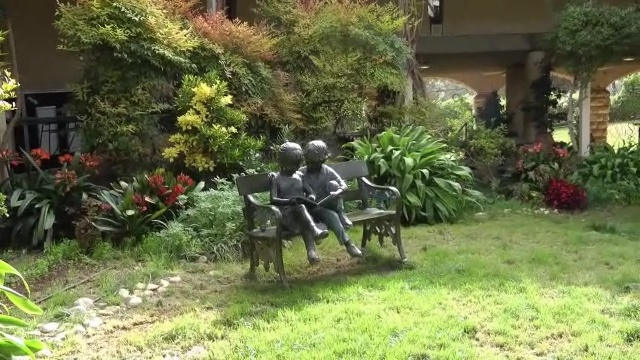
#> input picture video_frames/102.jpg, 640 x 360 px, given in place of 1.png, which was not available
$ python '特征点匹配.py'
#> lines starting #> are read from the running program, lines starting #| are printed output that depends on the picture; after the words box and inside, x2 and y2 are one past the last pixel; in counts of white or black regions, pixels touching at a corner belong together; pictures that were not available may be replaced by others from this repository, and a replacement may not be noted
import numpy as np
import cv2
from matplotlib import pyplot as plt

img2 = cv2.imread('1.png', 0)
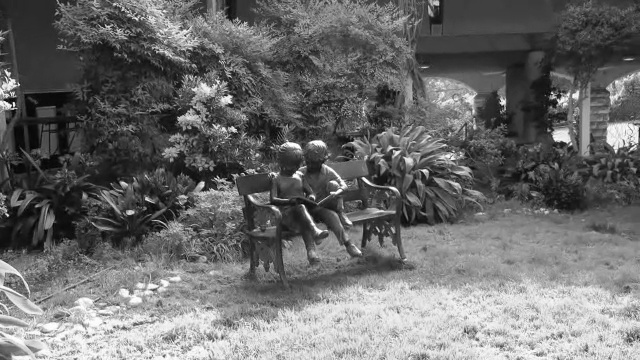
#> img2: shape (360, 640); min 2, max 255, mean 108.8
img1 = cv2.imread('2.png', 0)
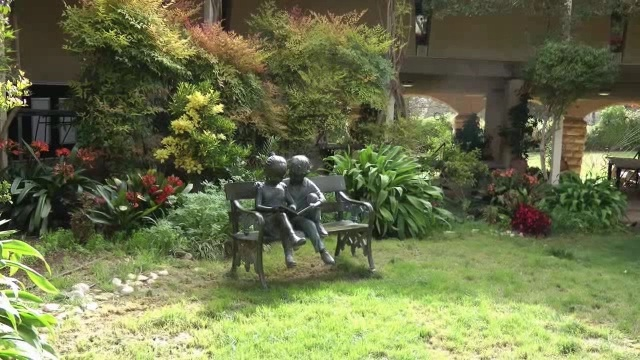
#> input picture video_frames/2.jpg, 640 x 360 px, given in place of 2.png, which was not available
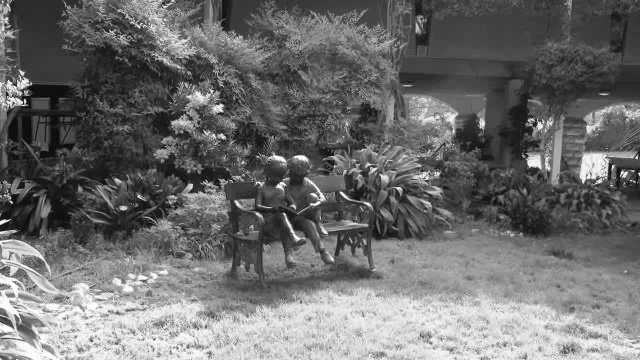
#> img1: shape (360, 640); min 3, max 255, mean 109.5
src_img1 = cv2.imread('1.png', 1)
#> src_img1 is the input picture: shape (360, 640, 3); mean B, G, R 73.1, 115.7, 108.7
src_img2 = cv2.imread('2.png', 1)
#> src_img2 is the input picture: shape (360, 640, 3); mean B, G, R 75.4, 116.3, 109.2

match_num = 600
threshold = 1000
orb = cv2.ORB_create()

kp1, des1 = orb.detectAndCompute(img1, None)
#> kp1 = 500 keypoints; strongest (x, y, size): (282, 183, 31), (399, 187, 31), (539, 124, 31), (277, 186, 31)
kp2, des2 = orb.detectAndCompute(img2, None)
#> kp2 = 500 keypoints; strongest (x, y, size): (558, 100, 31), (394, 151, 31), (294, 176, 31), (298, 172, 31)

bf = cv2.BFMatcher(cv2.NORM_HAMMING, crossCheck=True)

matches = bf.match(des1, des2)
#> matches = 275 matches

# 根据距离排序
matches_list = sorted(matches, key=lambda x: x.distance)
#> matches_list = 275 matches

#以下m_data为一个 cv2.DMatch对象
# m_data.queryIdx  代表特征模板（也就是这里的s.bmp）特征点的索引
# m_data.trainIdx  代表特征点在另一张图像(这里的b.bmp)中相匹配的特征点的索引
# m_data.distance 代表对应特征点之间的欧氏距离，越小表明匹配度越高
# m_data.imgIdx  代表进行匹配图像的索引，如已知一幅图像的sift描述子，与其他十幅图像的描述子进行匹配，找最相似的图像，则imgIdx此时就有用了。
#以下 为一个 cv2.KeyPoint 对象， pt返回坐标
# (int(cnt[0]), int(cnt[1])) 就是得到的对应点的坐标

for m_data in matches[:match_num]:
    if m_data.distance < threshold and m_data.trainIdx < len(kp1):
        cnt1 = kp1[m_data.queryIdx].pt  # 第一张图像中的特征点坐标
        cnt2 = kp2[m_data.trainIdx].pt  # 第二张图像中的特征点坐标
        cv2.circle(src_img1, (int(cnt1[0]), int(cnt1[1])), 5, (0, 0, 255), -1)
        cv2.circle(src_img2, (int(cnt2[0]), int(cnt2[1])), 5, (0, 0, 255), -1)
        print("Point in img1: ", cnt1)
        print("Point in img2: ", cnt2)
#> this loop made 275 passes
#> (cnt1, cnt2) on passes 1 to 12: ((539, 124), (339.6, 184.8)), ((282, 188), (298.8, 177.6)), ((284, 213), (303, 205)), ((212, 90), (218, 81)), ((271, 155), (284, 142)), ((122, 209), (129, 214)), ((126, 208), (133, 212)), ((294, 207), (312, 195.6)), ((529, 166), (555, 141)), ((375, 168), (399, 151)), ((312, 204), (331.2, 192)), ((221, 104), (229, 95))
#> cnt1 on pass 100: (256.8, 213.6)
#> (printed output is left out)
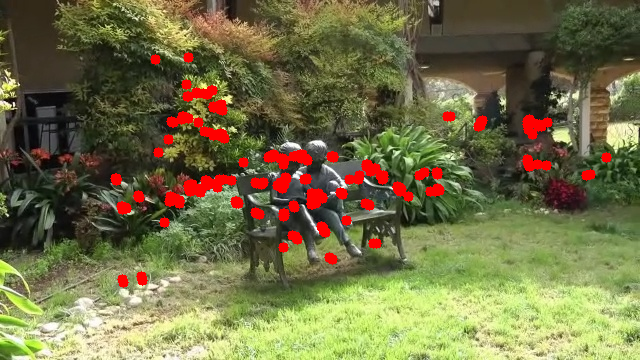
#> src_img1: shape (360, 640, 3); 3.85% of pixels changed, all inside (x1, y1, x2, y2) = (110, 52, 612, 288)
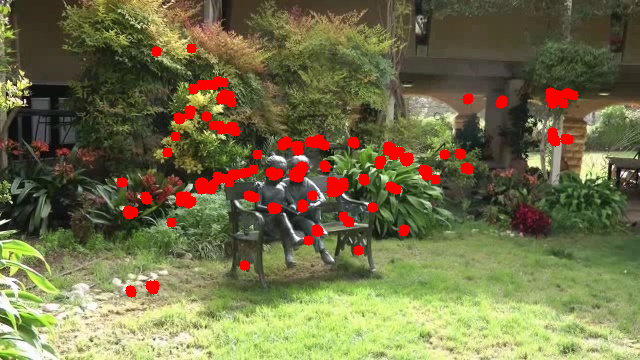
#> src_img2: shape (360, 640, 3); 3.81% of pixels changed, all inside (x1, y1, x2, y2) = (116, 43, 579, 298)

cv2.imshow("result1",src_img1)
cv2.imwrite("res_b1.bmp", src_img1)
cv2.imshow("result2",src_img2)
cv2.imwrite("res_b2.bmp", src_img2)
cv2.waitKey(0)
